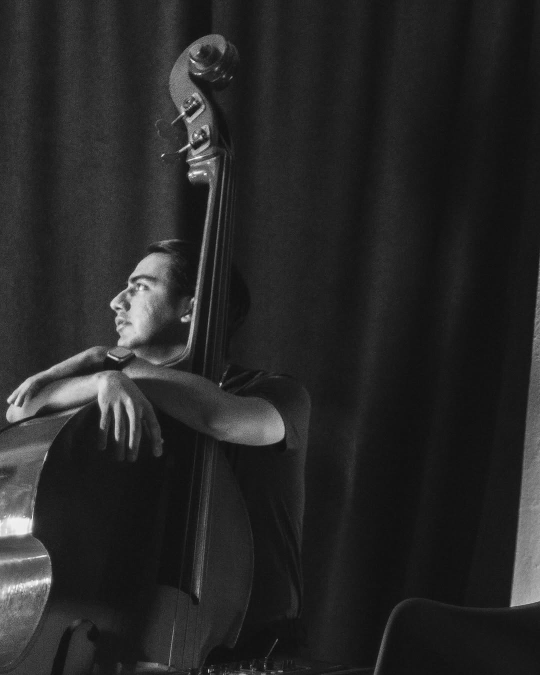
#> input picture MusicSites/ioushua-barragan/assets/galeria-contrabajo-escenario.jpg, 1080 x 1350 px (shown at 1/2 size)
$ python hero_variants3.py
#> lines starting #> are read from the running program, lines starting #| are printed output that depends on the picture
"""Tercera ronda de propuestas de hero (G, H, I) — foto B/N del contrabajo con telón."""
from PIL import Image, ImageOps, ImageEnhance, ImageDraw, ImageFilter
import os

BASE = os.path.dirname(os.path.dirname(os.path.abspath(__file__)))
SRC = os.path.join(BASE, 'assets', 'galeria-contrabajo-escenario.jpg')  # original limpio de contra.png
OUT = os.path.join(BASE, 'assets')
W, H = 1920, 1080
PW = 810

photo = Image.open(SRC).convert('RGB')            # 1080x1350
#> photo is the input picture: PIL image 1080x1350 RGB; min 7, max 255, mean 39.2
# recorte a ratio 3:4 conservando al músico (queda a la izquierda del cuadro)
p_crop = photo.crop((0, 0, 1012, 1350))
p_base = p_crop.resize((PW, H), Image.LANCZOS)


def hfade_mask(size, fade_px):
    w, h = size
    mask = Image.new('L', (w, h), 255)
    d = ImageDraw.Draw(mask)
    for x in range(fade_px):
        d.line([(x, 0), (x, h)], fill=int(255 * (x / fade_px) ** 1.4))
    return mask


def radial(size, center, radius, power=1.0):
    s = 8
    w, h = size[0] // s, size[1] // s
    g = Image.new('L', (w, h), 0)
    d = ImageDraw.Draw(g)
    cx, cy, r = center[0] // s, center[1] // s, max(radius // s, 2)
    steps = 90
    for i in range(steps, 0, -1):
        rr = r * i / steps
        v = int(255 * (1 - i / steps) ** power)
        d.ellipse([cx - rr, cy - rr * 0.82, cx + rr, cy + rr * 0.82], fill=v)
    return g.resize(size, Image.BILINEAR).filter(ImageFilter.GaussianBlur(24))


def add_glow(canvas, center, radius, color, strength=1.0, power=1.0):
    g = radial(canvas.size, center, radius, power)
    if strength < 1.0:
        g = g.point(lambda v: int(v * strength))
    return Image.composite(Image.new('RGB', canvas.size, color), canvas, g)


def add_grain(img, sigma=14, alpha=16):
    noise = Image.effect_noise(img.size, sigma).convert('L')
    return Image.blend(img, Image.merge('RGB', (noise, noise, noise)), alpha / 255)


def vertical_shade(img, top_dark=0.25, bottom_dark=0.5, color=(5, 7, 11)):
    w, h = img.size
    mask = Image.new('L', (1, h))
    d = ImageDraw.Draw(mask)
    for y in range(h):
        t = y / h
        v = 0
        if t < 0.28:
            v = int(255 * top_dark * (1 - t / 0.28))
        elif t > 0.62:
            v = int(255 * bottom_dark * ((t - 0.62) / 0.38) ** 1.3)
        d.point((0, y), fill=v)
    return Image.composite(Image.new('RGB', img.size, color), img, mask.resize((w, h)))


def paste_photo(canvas, p_img, fade_px=360):
    canvas.paste(p_img, (W - PW, 0), hfade_mask(p_img.size, fade_px))
    return canvas


gray_base = ImageOps.autocontrast(ImageOps.grayscale(p_base), cutoff=1)


# ---------- PROPUESTA G · Telón de plata (B/N frío, luz lateral ámbar sutil) ----------
def variant_g():
    bg = Image.new('RGB', (W, H), (11, 14, 20))
    bg = add_glow(bg, (W - 460, 300), 900, (34, 38, 46), strength=1.0)
#> in radial, `g = Image.new('L', (w, h), 0)`: g: PIL image 240x135 L; every value is 0
    noir = ImageOps.colorize(gray_base, black=(5, 6, 9), white=(230, 232, 236), mid=(88, 93, 102))
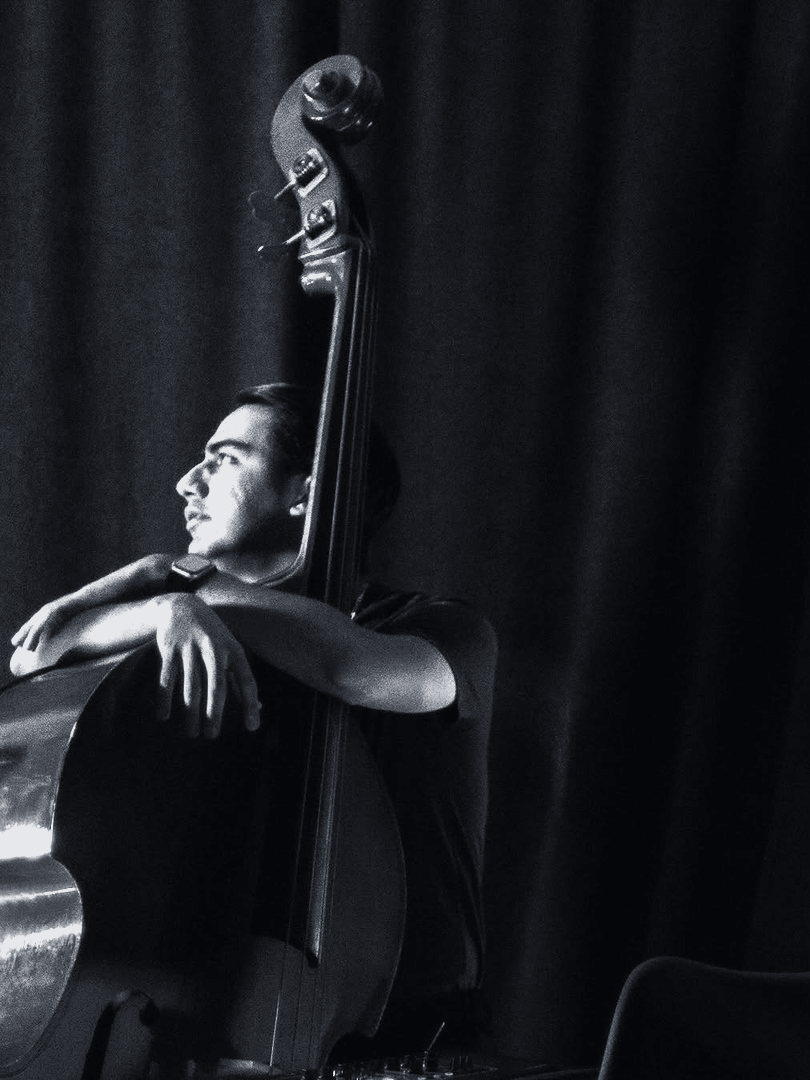
#> noir: PIL image 810x1080 RGB; mean R, G, B 26.2, 28.2, 32.4
    noir = ImageEnhance.Contrast(noir).enhance(1.16)
    bg = paste_photo(bg, noir)
#> in hfade_mask, `mask = Image.new('L', (w, h), 255)`: mask: PIL image 810x1080 L; every value is 255
    bg = add_glow(bg, (240, 920), 700, (60, 44, 24), strength=0.55)   # calidez ámbar junto a CTAs
    bg = vertical_shade(bg)
    bg = add_grain(bg, 17, 15)
#> in add_grain, `noise = Image.effect_noise(img.size, sigma).convert('L')`:
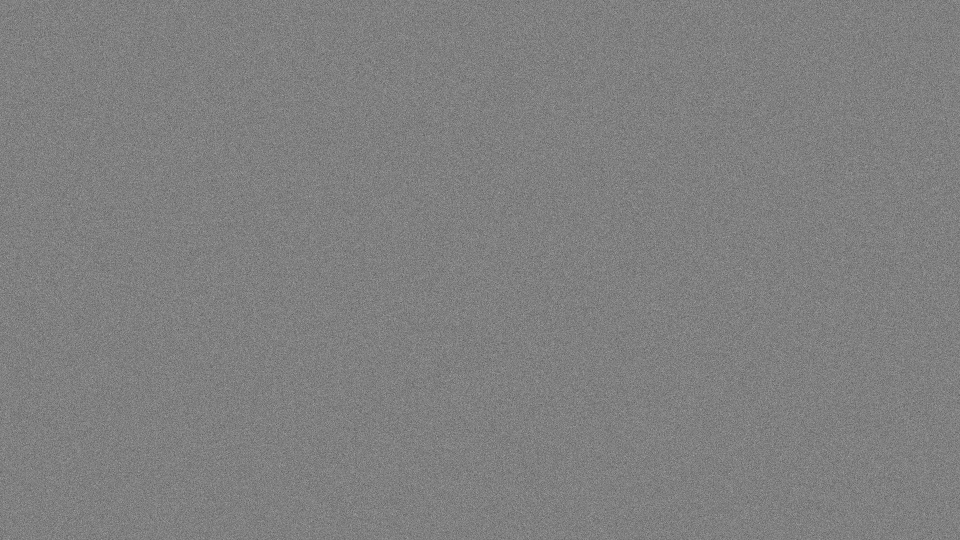
#> noise: PIL image 1920x1080 L (shown at 1/2 size); min 37, max 207, mean 127.5
    bg.save(os.path.join(OUT, 'hero-propuesta-g.jpg'), quality=85)


# ---------- PROPUESTA H · Brasa de club (duotono ámbar/cobre) ----------
def variant_h():
    bg = Image.new('RGB', (W, H), (13, 10, 8))
    bg = add_glow(bg, (W - 420, 260), 980, (56, 36, 20), strength=1.0, power=1.15)
    ember = ImageOps.colorize(gray_base, black=(9, 7, 6), white=(240, 199, 141), mid=(112, 78, 46))
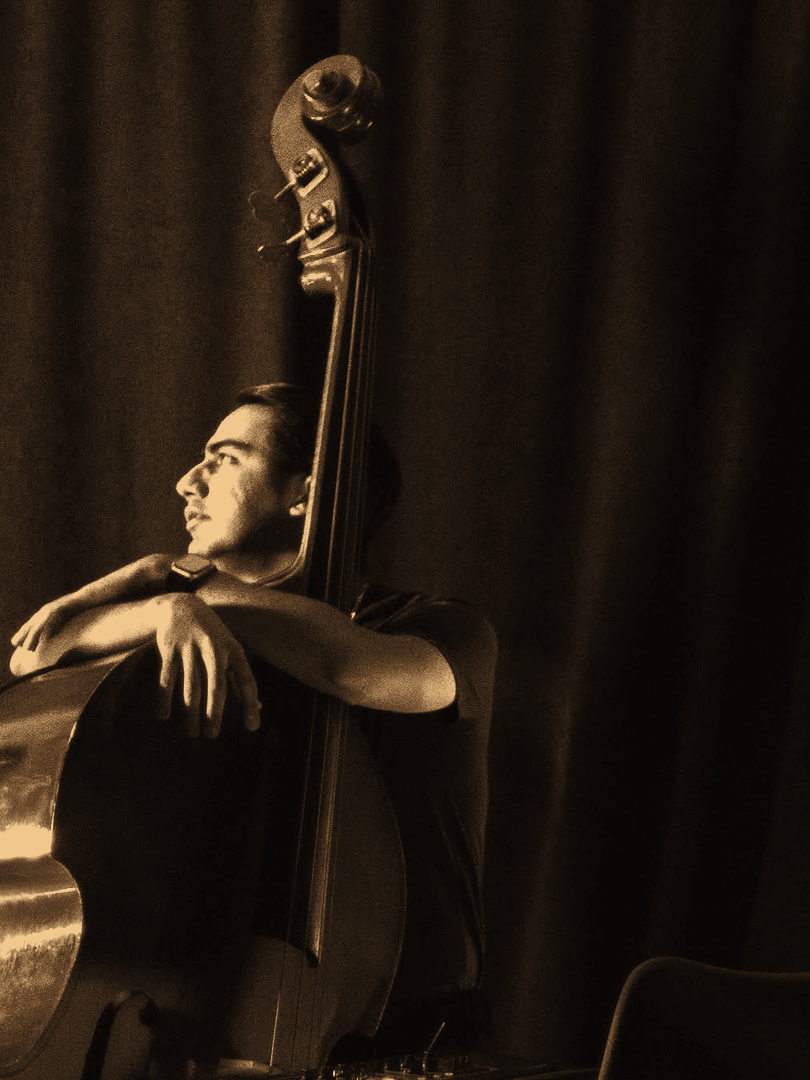
#> ember: PIL image 810x1080 RGB; mean R, G, B 34.4, 25.2, 16.7
    ember = ImageEnhance.Contrast(ember).enhance(1.1)
    bg = paste_photo(bg, ember)
    bg = add_glow(bg, (W - 340, 180), 620, (224, 164, 88), strength=0.2)
#> call 4 of add_glow, with center = (1580, 180), radius = 620, color = (224, 164, 88), strength = 0.2, power = 1
#> in add_glow (call 4), `g = g.point(lambda v: int(v * strength))`:
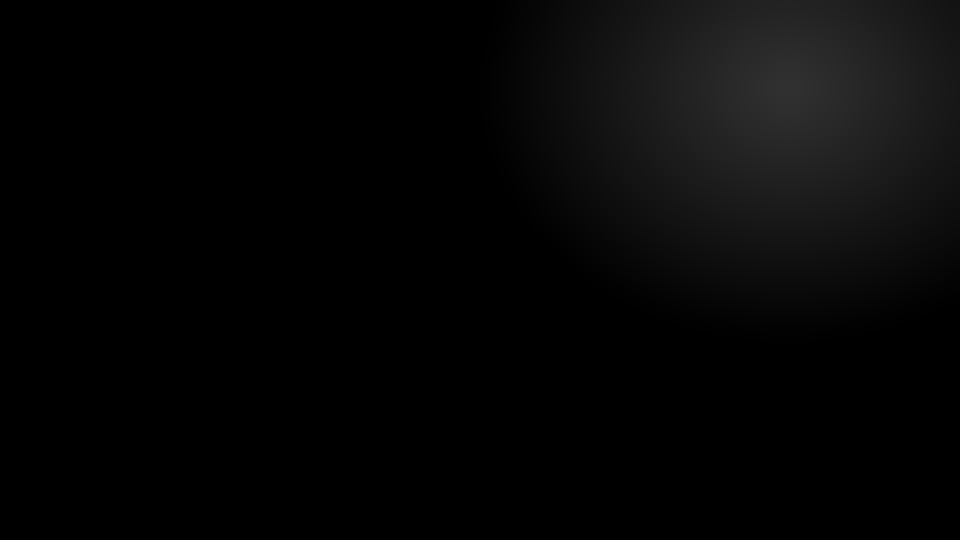
#> g: PIL image 1920x1080 L (shown at 1/2 size); min 0, max 48, mean 5.7
    bg = vertical_shade(bg, color=(8, 6, 5))
    bg = add_grain(bg, 15, 13)
    bg.save(os.path.join(OUT, 'hero-propuesta-h.jpg'), quality=85)


# ---------- PROPUESTA I · Medianoche (duotono azul profundo + chispa ámbar) ----------
def variant_i():
    bg = Image.new('RGB', (W, H), (7, 10, 17))
    bg = add_glow(bg, (W - 400, 280), 950, (22, 36, 62), strength=1.0)
#> in radial (call 5), `return g.resize(size, Image.BILINEAR).filter(ImageFilter.GaussianBlur(..`:
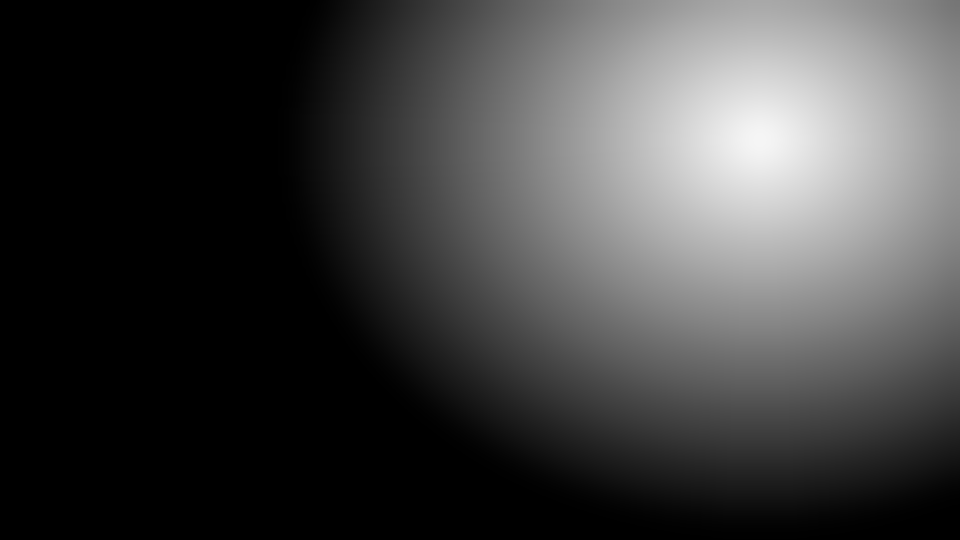
#> returned value: PIL image 1920x1080 L (shown at 1/2 size); min 0, max 245, mean 63.5
    mid = ImageOps.colorize(gray_base, black=(6, 9, 15), white=(168, 196, 234), mid=(48, 72, 112))
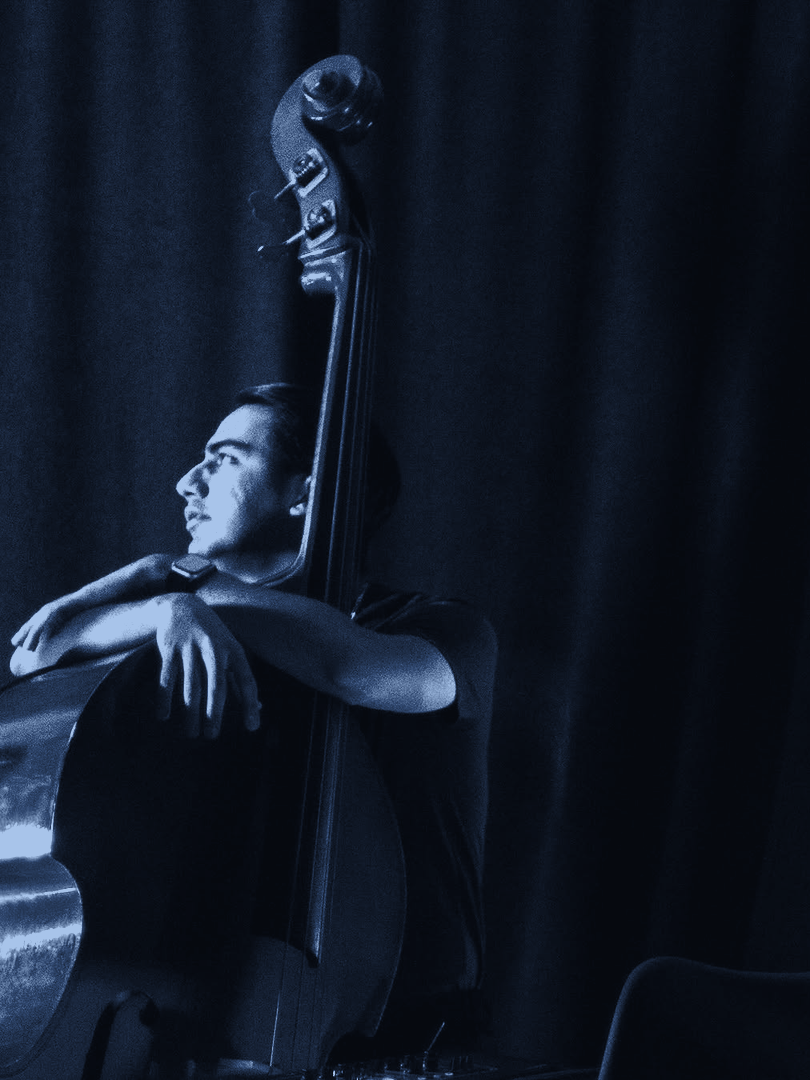
#> mid: PIL image 810x1080 RGB; mean R, G, B 17.7, 25.4, 39
    mid = ImageEnhance.Contrast(mid).enhance(1.1)
    bg = paste_photo(bg, mid)
    bg = add_glow(bg, (200, 940), 660, (66, 48, 26), strength=0.6)    # ámbar abajo-izquierda
#> in add_glow (call 6), `return Image.composite(Image.new('RGB', canvas.size, color), canvas, g)`:
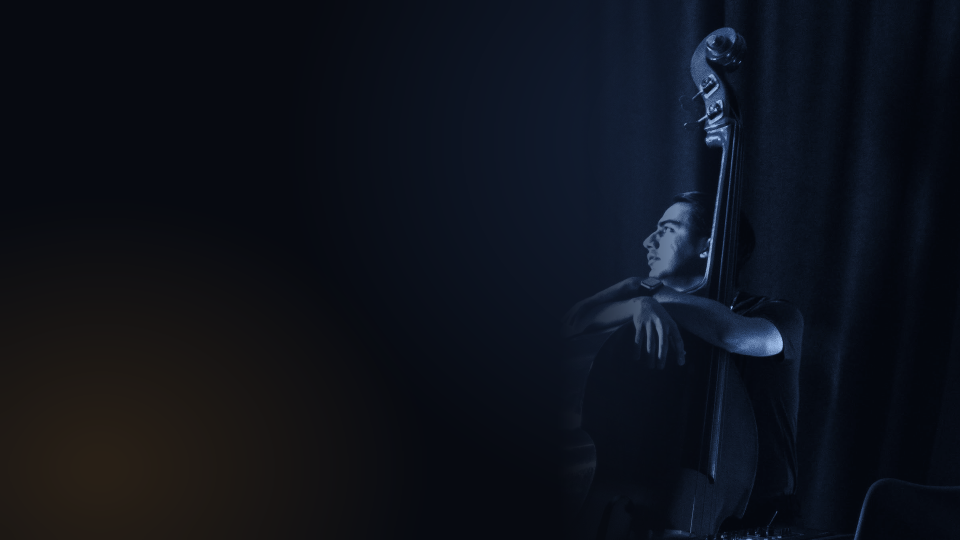
#> returned value: PIL image 1920x1080 RGB (shown at 1/2 size); mean R, G, B 13.6, 17.7, 26.6
    bg = vertical_shade(bg, color=(4, 6, 11))
    bg = add_grain(bg, 16, 14)
    bg.save(os.path.join(OUT, 'hero-propuesta-i.jpg'), quality=85)


variant_g()
variant_h()
variant_i()
print('ok: hero-propuesta-g/h/i.jpg generadas en assets/')

$ run again, with MusicSites/ioushua-barragan/media/contra.png saved as MusicSites/ioushua-barragan/assets/galeria-contrabajo-escenario.jpg
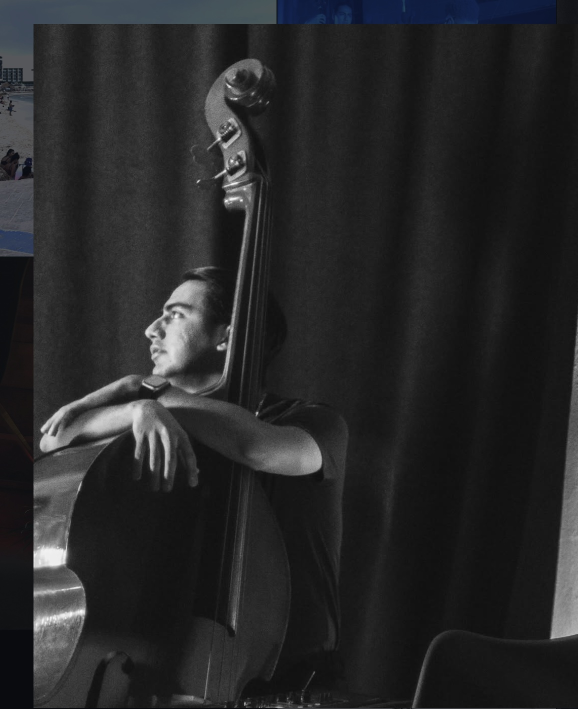
#> input picture MusicSites/ioushua-barragan/media/contra.png, 1156 x 1418 px (shown at 1/2 size)
#> photo is the input picture: PIL image 1156x1418 RGB; mean R, G, B 38.9, 39.3, 40.3
#> mask: PIL image 810x1080 L; every value is 255
#> in variant_i, `mid = ImageOps.colorize(gray_base, black=(6, 9, 15), white=(168, 196, ..`:
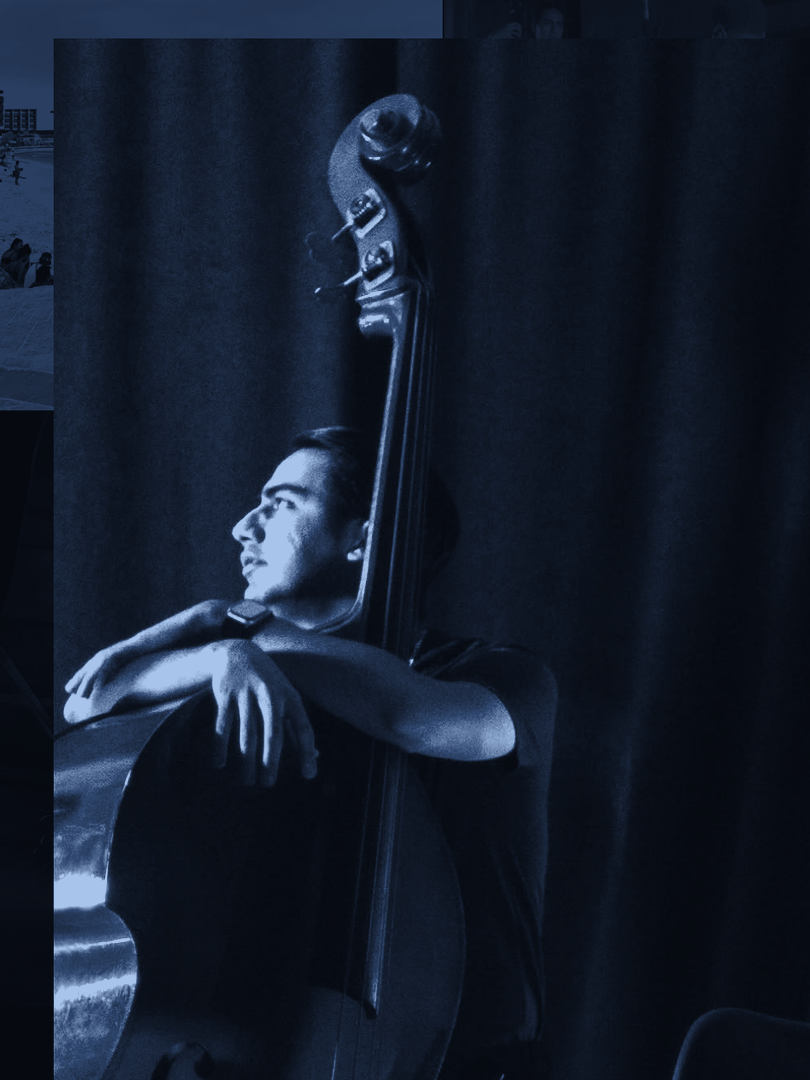
#> mid: PIL image 810x1080 RGB; mean R, G, B 20.1, 29, 44.4
#> in add_glow (call 6), `return Image.composite(Image.new('RGB', canvas.size, color), canvas, g)`:
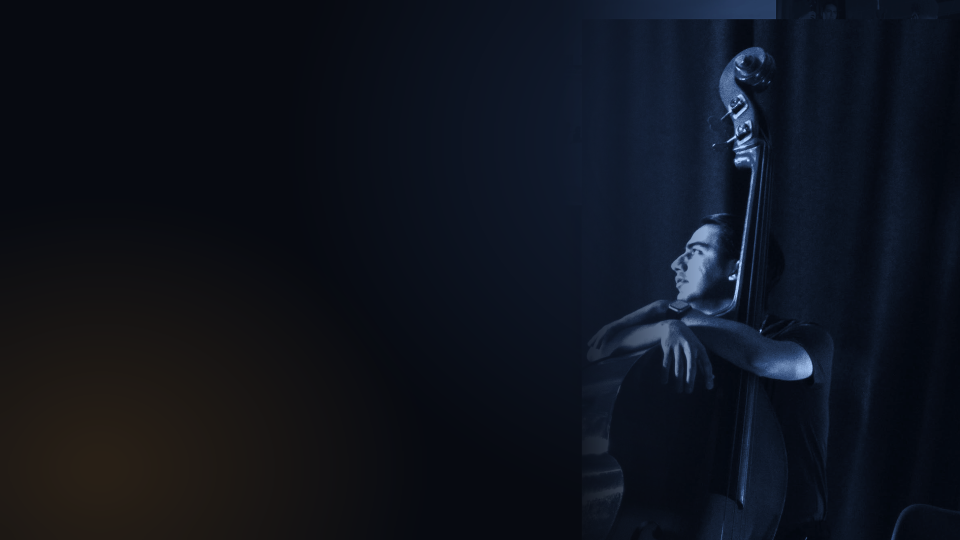
#> returned value: PIL image 1920x1080 RGB (shown at 1/2 size); mean R, G, B 14.7, 19.3, 29
